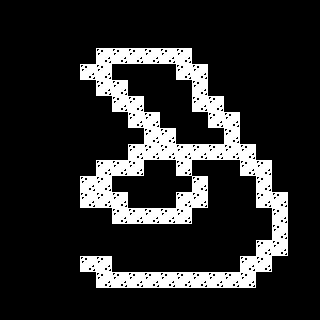

A 2D game scene composited from a Tiled map and its tileset images. What follows is a short description and the map's XML, with every tile layer's data as written:
An orthogonal 20x20 tile map with 16x16 px tiles, 1 tile layer (Capa de patrones 1) and 3 objects.

<map version="1.5" tiledversion="1.7.2" orientation="orthogonal" renderorder="right-down" width="20" height="20" tilewidth="16" tileheight="16" infinite="0" nextlayerid="3" nextobjectid="14">
 <tileset firstgid="1" source="monochrome_tilemap_packed.tsx" />
 <layer id="1" name="Capa de patrones 1" width="20" height="20">
  <data encoding="csv">
132,132,132,132,132,132,132,132,132,132,132,132,132,132,132,132,132,132,132,132,
132,132,132,132,132,132,132,132,132,132,132,132,132,132,132,132,132,132,132,132,
132,132,132,132,132,132,132,132,132,132,132,132,132,132,132,132,132,132,132,132,
132,132,132,132,132,132,109,109,109,109,109,109,132,132,132,132,132,132,132,132,
132,132,132,132,132,109,109,132,132,132,132,109,109,132,132,132,132,132,132,132,
132,132,132,132,132,132,109,109,132,132,132,132,109,132,132,132,132,132,132,132,
132,132,132,132,132,132,132,109,109,132,132,132,109,109,132,132,132,132,132,132,
132,132,132,132,132,132,132,132,109,109,132,132,132,109,109,132,132,132,132,132,
132,132,132,132,132,132,132,132,132,109,109,132,132,132,109,132,132,132,132,132,
132,132,132,132,132,132,132,132,109,109,109,109,109,109,109,109,132,132,132,132,
132,132,132,132,132,132,109,109,109,132,132,109,132,132,132,109,109,132,132,132,
132,132,132,132,132,109,109,132,132,132,132,132,109,132,132,132,109,132,132,132,
132,132,132,132,132,109,109,109,132,132,132,109,109,132,132,132,109,109,132,132,
132,132,132,132,132,132,132,109,109,109,109,109,132,132,132,132,132,109,132,132,
132,132,132,132,132,132,132,132,132,132,132,132,132,132,132,132,132,109,132,132,
132,132,132,132,132,132,132,132,132,132,132,132,132,132,132,132,109,109,132,132,
132,132,132,132,132,109,109,132,132,132,132,132,132,132,132,109,109,132,132,132,
132,132,132,132,132,132,109,109,109,109,109,109,109,109,109,109,132,132,132,132,
132,132,132,132,132,132,132,132,132,132,132,132,132,132,132,132,132,132,132,132,
132,132,132,132,132,132,132,132,132,132,132,132,132,132,132,132,132,132,132,132
</data>
 </layer>
 <objectgroup id="2" name="Capa de Objetos 1">
  <object id="1" x="24.5" y="272.5" width="27.5" height="23.5">
   <properties>
    <property name="name" value="Inicio" />
   </properties>
  </object>
  <object id="7" x="0.5" y="304" width="320" height="16.5">
   <properties>
    <property name="name" value="Solid" />
   </properties>
  </object>
  <object id="12" x="243" y="72.5" width="28.5" height="25">
   <properties>
    <property name="name" value="Soldier" />
   </properties>
  </object>
 </objectgroup>
</map>
